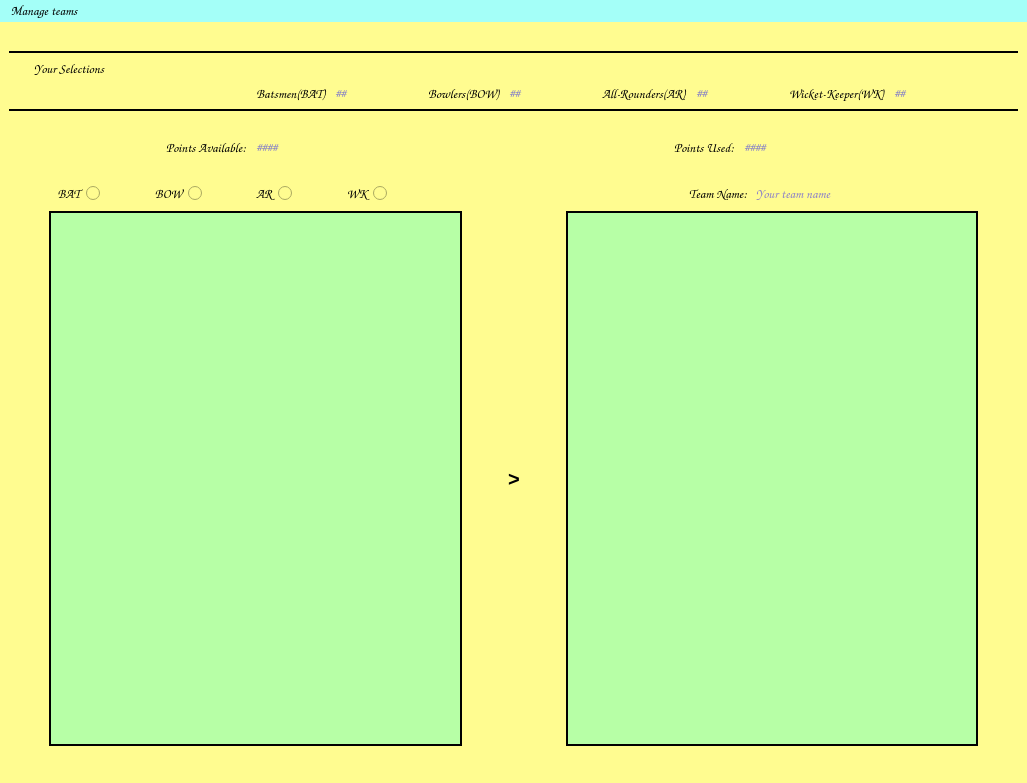
<?xml version="1.0" encoding="UTF-8"?>
<ui version="4.0">
 <class>Fantasy_Cricket</class>
 <widget class="QMainWindow" name="Fantasy_Cricket">
  <property name="geometry">
   <rect>
    <x>0</x>
    <y>0</y>
    <width>1027</width>
    <height>783</height>
   </rect>
  </property>
  <property name="font">
   <font>
    <family>Comic Sans MS</family>
    <pointsize>9</pointsize>
    <weight>75</weight>
    <bold>true</bold>
   </font>
  </property>
  <property name="windowTitle">
   <string>Fantasy Cricket</string>
  </property>
  <property name="styleSheet">
   <string notr="true">background-color: rgb(255, 252, 144);</string>
  </property>
  <widget class="QWidget" name="centralwidget">
   <layout class="QVBoxLayout" name="verticalLayout_2">
    <item>
     <spacer name="horizontalSpacer_4">
      <property name="orientation">
       <enum>Qt::Horizontal</enum>
      </property>
      <property name="sizeHint" stdset="0">
       <size>
        <width>40</width>
        <height>20</height>
       </size>
      </property>
     </spacer>
    </item>
    <item>
     <widget class="Line" name="line_2">
      <property name="frameShadow">
       <enum>QFrame::Plain</enum>
      </property>
      <property name="lineWidth">
       <number>2</number>
      </property>
      <property name="orientation">
       <enum>Qt::Horizontal</enum>
      </property>
     </widget>
    </item>
    <item>
     <widget class="QLabel" name="your_selections">
      <property name="font">
       <font>
        <family>Comic Sans MS</family>
        <pointsize>10</pointsize>
        <weight>50</weight>
        <bold>false</bold>
       </font>
      </property>
      <property name="text">
       <string>Your Selections</string>
      </property>
      <property name="indent">
       <number>25</number>
      </property>
     </widget>
    </item>
    <item>
     <layout class="QHBoxLayout" name="horizontalLayout" stretch="1,0,0,0,0,0,0,0,0,0,0,0,0,2,0,0">
      <property name="sizeConstraint">
       <enum>QLayout::SetMinAndMaxSize</enum>
      </property>
      <item>
       <spacer name="horizontalSpacer">
        <property name="orientation">
         <enum>Qt::Horizontal</enum>
        </property>
        <property name="sizeHint" stdset="0">
         <size>
          <width>40</width>
          <height>20</height>
         </size>
        </property>
       </spacer>
      </item>
      <item>
       <spacer name="horizontalSpacer_18">
        <property name="orientation">
         <enum>Qt::Horizontal</enum>
        </property>
        <property name="sizeHint" stdset="0">
         <size>
          <width>40</width>
          <height>20</height>
         </size>
        </property>
       </spacer>
      </item>
      <item>
       <spacer name="horizontalSpacer_8">
        <property name="orientation">
         <enum>Qt::Horizontal</enum>
        </property>
        <property name="sizeHint" stdset="0">
         <size>
          <width>40</width>
          <height>20</height>
         </size>
        </property>
       </spacer>
      </item>
      <item>
       <spacer name="horizontalSpacer_9">
        <property name="orientation">
         <enum>Qt::Horizontal</enum>
        </property>
        <property name="sizeHint" stdset="0">
         <size>
          <width>40</width>
          <height>20</height>
         </size>
        </property>
       </spacer>
      </item>
      <item>
       <spacer name="horizontalSpacer_16">
        <property name="orientation">
         <enum>Qt::Horizontal</enum>
        </property>
        <property name="sizeHint" stdset="0">
         <size>
          <width>40</width>
          <height>20</height>
         </size>
        </property>
       </spacer>
      </item>
      <item>
       <spacer name="horizontalSpacer_17">
        <property name="orientation">
         <enum>Qt::Horizontal</enum>
        </property>
        <property name="sizeHint" stdset="0">
         <size>
          <width>40</width>
          <height>20</height>
         </size>
        </property>
       </spacer>
      </item>
      <item>
       <widget class="QLabel" name="batlabel">
        <property name="font">
         <font>
          <family>Comic Sans MS</family>
          <pointsize>10</pointsize>
          <weight>75</weight>
          <bold>true</bold>
         </font>
        </property>
        <property name="text">
         <string>    Batsmen(BAT)</string>
        </property>
       </widget>
      </item>
      <item>
       <widget class="QLineEdit" name="batmain">
        <property name="font">
         <font>
          <family>Comic Sans MS</family>
          <pointsize>9</pointsize>
          <weight>75</weight>
          <bold>true</bold>
         </font>
        </property>
        <property name="styleSheet">
         <string notr="true">color: rgb(10, 2, 255);</string>
        </property>
        <property name="text">
         <string/>
        </property>
        <property name="frame">
         <bool>false</bool>
        </property>
        <property name="readOnly">
         <bool>true</bool>
        </property>
        <property name="placeholderText">
         <string>##</string>
        </property>
       </widget>
      </item>
      <item>
       <widget class="QLabel" name="bowlabel">
        <property name="font">
         <font>
          <family>Comic Sans MS</family>
          <pointsize>10</pointsize>
          <weight>75</weight>
          <bold>true</bold>
         </font>
        </property>
        <property name="text">
         <string>Bowlers(BOW)</string>
        </property>
       </widget>
      </item>
      <item>
       <widget class="QLineEdit" name="bowlmain">
        <property name="font">
         <font>
          <family>Comic Sans MS</family>
          <pointsize>9</pointsize>
          <weight>75</weight>
          <bold>true</bold>
         </font>
        </property>
        <property name="styleSheet">
         <string notr="true">color: rgb(10, 2, 255);</string>
        </property>
        <property name="text">
         <string/>
        </property>
        <property name="frame">
         <bool>false</bool>
        </property>
        <property name="readOnly">
         <bool>true</bool>
        </property>
        <property name="placeholderText">
         <string>##</string>
        </property>
       </widget>
      </item>
      <item>
       <widget class="QLabel" name="arlabel">
        <property name="font">
         <font>
          <family>Comic Sans MS</family>
          <pointsize>10</pointsize>
          <weight>75</weight>
          <bold>true</bold>
         </font>
        </property>
        <property name="text">
         <string>All-Rounders(AR)</string>
        </property>
        <property name="margin">
         <number>0</number>
        </property>
       </widget>
      </item>
      <item>
       <widget class="QLineEdit" name="armain">
        <property name="font">
         <font>
          <family>Comic Sans MS</family>
          <pointsize>9</pointsize>
          <weight>75</weight>
          <bold>true</bold>
         </font>
        </property>
        <property name="styleSheet">
         <string notr="true">color: rgb(10, 2, 255);</string>
        </property>
        <property name="text">
         <string/>
        </property>
        <property name="frame">
         <bool>false</bool>
        </property>
        <property name="readOnly">
         <bool>true</bool>
        </property>
        <property name="placeholderText">
         <string>##</string>
        </property>
       </widget>
      </item>
      <item>
       <widget class="QLabel" name="wklabel">
        <property name="font">
         <font>
          <family>Comic Sans MS</family>
          <pointsize>10</pointsize>
          <weight>75</weight>
          <bold>true</bold>
         </font>
        </property>
        <property name="text">
         <string>Wicket-Keeper(WK)</string>
        </property>
       </widget>
      </item>
      <item>
       <widget class="QLineEdit" name="wkmain">
        <property name="font">
         <font>
          <family>Comic Sans MS</family>
          <pointsize>9</pointsize>
          <weight>75</weight>
          <bold>true</bold>
         </font>
        </property>
        <property name="styleSheet">
         <string notr="true">color: rgb(10, 2, 255);</string>
        </property>
        <property name="text">
         <string/>
        </property>
        <property name="frame">
         <bool>false</bool>
        </property>
        <property name="readOnly">
         <bool>true</bool>
        </property>
        <property name="placeholderText">
         <string>##</string>
        </property>
       </widget>
      </item>
      <item>
       <widget class="QLabel" name="label_10">
        <property name="text">
         <string/>
        </property>
        <property name="margin">
         <number>28</number>
        </property>
       </widget>
      </item>
      <item>
       <spacer name="horizontalSpacer_2">
        <property name="orientation">
         <enum>Qt::Horizontal</enum>
        </property>
        <property name="sizeHint" stdset="0">
         <size>
          <width>40</width>
          <height>20</height>
         </size>
        </property>
       </spacer>
      </item>
     </layout>
    </item>
    <item>
     <widget class="Line" name="line">
      <property name="frameShadow">
       <enum>QFrame::Plain</enum>
      </property>
      <property name="lineWidth">
       <number>2</number>
      </property>
      <property name="orientation">
       <enum>Qt::Horizontal</enum>
      </property>
     </widget>
    </item>
    <item>
     <spacer name="horizontalSpacer_3">
      <property name="orientation">
       <enum>Qt::Horizontal</enum>
      </property>
      <property name="sizeHint" stdset="0">
       <size>
        <width>40</width>
        <height>20</height>
       </size>
      </property>
     </spacer>
    </item>
    <item>
     <layout class="QHBoxLayout" name="horizontalLayout_2" stretch="0,0,0,0">
      <property name="spacing">
       <number>7</number>
      </property>
      <property name="leftMargin">
       <number>0</number>
      </property>
      <item>
       <widget class="QLabel" name="pointsAvailable">
        <property name="font">
         <font>
          <family>Comic Sans MS</family>
          <pointsize>10</pointsize>
          <weight>75</weight>
          <bold>true</bold>
         </font>
        </property>
        <property name="text">
         <string>Points Available:</string>
        </property>
        <property name="indent">
         <number>157</number>
        </property>
       </widget>
      </item>
      <item>
       <widget class="QLineEdit" name="pointsAvlinp">
        <property name="font">
         <font>
          <family>Comic Sans MS</family>
          <pointsize>9</pointsize>
          <weight>75</weight>
          <bold>true</bold>
         </font>
        </property>
        <property name="styleSheet">
         <string notr="true">color: rgb(10, 2, 255);</string>
        </property>
        <property name="text">
         <string/>
        </property>
        <property name="frame">
         <bool>false</bool>
        </property>
        <property name="readOnly">
         <bool>true</bool>
        </property>
        <property name="placeholderText">
         <string>####</string>
        </property>
       </widget>
      </item>
      <item>
       <widget class="QLabel" name="pointsUsed">
        <property name="font">
         <font>
          <family>Comic Sans MS</family>
          <pointsize>10</pointsize>
          <weight>75</weight>
          <bold>true</bold>
         </font>
        </property>
        <property name="text">
         <string>Points Used:</string>
        </property>
        <property name="margin">
         <number>-1</number>
        </property>
        <property name="indent">
         <number>136</number>
        </property>
       </widget>
      </item>
      <item>
       <widget class="QLineEdit" name="pointsUsedinp">
        <property name="font">
         <font>
          <family>Comic Sans MS</family>
          <pointsize>9</pointsize>
          <weight>75</weight>
          <bold>true</bold>
         </font>
        </property>
        <property name="styleSheet">
         <string notr="true">color: rgb(10, 2, 255);</string>
        </property>
        <property name="text">
         <string/>
        </property>
        <property name="frame">
         <bool>false</bool>
        </property>
        <property name="readOnly">
         <bool>true</bool>
        </property>
        <property name="placeholderText">
         <string>####</string>
        </property>
       </widget>
      </item>
     </layout>
    </item>
    <item>
     <spacer name="horizontalSpacer_21">
      <property name="orientation">
       <enum>Qt::Horizontal</enum>
      </property>
      <property name="sizeHint" stdset="0">
       <size>
        <width>40</width>
        <height>20</height>
       </size>
      </property>
     </spacer>
    </item>
    <item>
     <layout class="QVBoxLayout" name="verticalLayout">
      <item>
       <layout class="QHBoxLayout" name="horizontalLayout_4">
        <item>
         <spacer name="horizontalSpacer_12">
          <property name="orientation">
           <enum>Qt::Horizontal</enum>
          </property>
          <property name="sizeType">
           <enum>QSizePolicy::Fixed</enum>
          </property>
          <property name="sizeHint" stdset="0">
           <size>
            <width>40</width>
            <height>20</height>
           </size>
          </property>
         </spacer>
        </item>
        <item>
         <widget class="QRadioButton" name="batradio">
          <property name="font">
           <font>
            <family>Comic Sans MS</family>
            <pointsize>10</pointsize>
            <weight>75</weight>
            <bold>true</bold>
           </font>
          </property>
          <property name="layoutDirection">
           <enum>Qt::RightToLeft</enum>
          </property>
          <property name="text">
           <string>BAT</string>
          </property>
         </widget>
        </item>
        <item>
         <spacer name="horizontalSpacer_13">
          <property name="orientation">
           <enum>Qt::Horizontal</enum>
          </property>
          <property name="sizeType">
           <enum>QSizePolicy::Minimum</enum>
          </property>
          <property name="sizeHint" stdset="0">
           <size>
            <width>40</width>
            <height>20</height>
           </size>
          </property>
         </spacer>
        </item>
        <item>
         <widget class="QRadioButton" name="bowradio">
          <property name="font">
           <font>
            <family>Comic Sans MS</family>
            <pointsize>10</pointsize>
            <weight>75</weight>
            <bold>true</bold>
           </font>
          </property>
          <property name="layoutDirection">
           <enum>Qt::RightToLeft</enum>
          </property>
          <property name="text">
           <string>BOW</string>
          </property>
         </widget>
        </item>
        <item>
         <spacer name="horizontalSpacer_14">
          <property name="orientation">
           <enum>Qt::Horizontal</enum>
          </property>
          <property name="sizeType">
           <enum>QSizePolicy::Minimum</enum>
          </property>
          <property name="sizeHint" stdset="0">
           <size>
            <width>40</width>
            <height>20</height>
           </size>
          </property>
         </spacer>
        </item>
        <item>
         <widget class="QRadioButton" name="ar_radio">
          <property name="font">
           <font>
            <family>Comic Sans MS</family>
            <pointsize>10</pointsize>
            <weight>75</weight>
            <bold>true</bold>
           </font>
          </property>
          <property name="layoutDirection">
           <enum>Qt::RightToLeft</enum>
          </property>
          <property name="text">
           <string>AR</string>
          </property>
         </widget>
        </item>
        <item>
         <spacer name="horizontalSpacer_15">
          <property name="orientation">
           <enum>Qt::Horizontal</enum>
          </property>
          <property name="sizeType">
           <enum>QSizePolicy::Minimum</enum>
          </property>
          <property name="sizeHint" stdset="0">
           <size>
            <width>40</width>
            <height>20</height>
           </size>
          </property>
         </spacer>
        </item>
        <item>
         <widget class="QRadioButton" name="wkradio">
          <property name="font">
           <font>
            <family>Comic Sans MS</family>
            <pointsize>10</pointsize>
            <weight>75</weight>
            <bold>true</bold>
           </font>
          </property>
          <property name="focusPolicy">
           <enum>Qt::StrongFocus</enum>
          </property>
          <property name="layoutDirection">
           <enum>Qt::RightToLeft</enum>
          </property>
          <property name="text">
           <string>WK</string>
          </property>
         </widget>
        </item>
        <item>
         <spacer name="horizontalSpacer_20">
          <property name="orientation">
           <enum>Qt::Horizontal</enum>
          </property>
          <property name="sizeHint" stdset="0">
           <size>
            <width>40</width>
            <height>20</height>
           </size>
          </property>
         </spacer>
        </item>
        <item>
         <widget class="QLabel" name="label_12">
          <property name="text">
           <string/>
          </property>
         </widget>
        </item>
        <item>
         <spacer name="horizontalSpacer_10">
          <property name="orientation">
           <enum>Qt::Horizontal</enum>
          </property>
          <property name="sizeType">
           <enum>QSizePolicy::MinimumExpanding</enum>
          </property>
          <property name="sizeHint" stdset="0">
           <size>
            <width>0</width>
            <height>0</height>
           </size>
          </property>
         </spacer>
        </item>
        <item>
         <widget class="QLabel" name="TeamNamelabel">
          <property name="font">
           <font>
            <family>Comic Sans MS</family>
            <pointsize>10</pointsize>
            <weight>75</weight>
            <bold>true</bold>
           </font>
          </property>
          <property name="text">
           <string>Team Name:</string>
          </property>
          <property name="indent">
           <number>31</number>
          </property>
         </widget>
        </item>
        <item>
         <widget class="QLineEdit" name="teamNameInput">
          <property name="font">
           <font>
            <family>Comic Sans MS</family>
            <pointsize>10</pointsize>
            <weight>75</weight>
            <bold>true</bold>
           </font>
          </property>
          <property name="styleSheet">
           <string notr="true">color: rgb(26, 6, 255);</string>
          </property>
          <property name="frame">
           <bool>false</bool>
          </property>
          <property name="readOnly">
           <bool>true</bool>
          </property>
          <property name="placeholderText">
           <string>Your team name</string>
          </property>
         </widget>
        </item>
        <item>
         <widget class="QLabel" name="label_8">
          <property name="text">
           <string/>
          </property>
         </widget>
        </item>
        <item>
         <spacer name="horizontalSpacer_11">
          <property name="orientation">
           <enum>Qt::Horizontal</enum>
          </property>
          <property name="sizeHint" stdset="0">
           <size>
            <width>40</width>
            <height>20</height>
           </size>
          </property>
         </spacer>
        </item>
       </layout>
      </item>
      <item>
       <layout class="QHBoxLayout" name="horizontalLayout_3">
        <item>
         <spacer name="horizontalSpacer_5">
          <property name="orientation">
           <enum>Qt::Horizontal</enum>
          </property>
          <property name="sizeType">
           <enum>QSizePolicy::Minimum</enum>
          </property>
          <property name="sizeHint" stdset="0">
           <size>
            <width>40</width>
            <height>20</height>
           </size>
          </property>
         </spacer>
        </item>
        <item>
         <widget class="QListWidget" name="radList">
          <property name="styleSheet">
           <string notr="true">background-color: rgb(183, 255, 166);</string>
          </property>
          <property name="frameShape">
           <enum>QFrame::WinPanel</enum>
          </property>
          <property name="frameShadow">
           <enum>QFrame::Plain</enum>
          </property>
         </widget>
        </item>
        <item>
         <spacer name="horizontalSpacer_19">
          <property name="orientation">
           <enum>Qt::Horizontal</enum>
          </property>
          <property name="sizeType">
           <enum>QSizePolicy::Minimum</enum>
          </property>
          <property name="sizeHint" stdset="0">
           <size>
            <width>40</width>
            <height>20</height>
           </size>
          </property>
         </spacer>
        </item>
        <item>
         <widget class="QLabel" name="label_11">
          <property name="font">
           <font>
            <pointsize>15</pointsize>
            <weight>75</weight>
            <bold>true</bold>
           </font>
          </property>
          <property name="text">
           <string>&gt;</string>
          </property>
          <property name="indent">
           <number>0</number>
          </property>
         </widget>
        </item>
        <item>
         <spacer name="horizontalSpacer_7">
          <property name="orientation">
           <enum>Qt::Horizontal</enum>
          </property>
          <property name="sizeType">
           <enum>QSizePolicy::Minimum</enum>
          </property>
          <property name="sizeHint" stdset="0">
           <size>
            <width>40</width>
            <height>20</height>
           </size>
          </property>
         </spacer>
        </item>
        <item>
         <widget class="QListWidget" name="teamList">
          <property name="styleSheet">
           <string notr="true">background-color: rgb(183, 255, 166);</string>
          </property>
          <property name="frameShape">
           <enum>QFrame::WinPanel</enum>
          </property>
          <property name="frameShadow">
           <enum>QFrame::Plain</enum>
          </property>
         </widget>
        </item>
        <item>
         <spacer name="horizontalSpacer_6">
          <property name="orientation">
           <enum>Qt::Horizontal</enum>
          </property>
          <property name="sizeType">
           <enum>QSizePolicy::Minimum</enum>
          </property>
          <property name="sizeHint" stdset="0">
           <size>
            <width>40</width>
            <height>20</height>
           </size>
          </property>
         </spacer>
        </item>
       </layout>
      </item>
     </layout>
    </item>
    <item>
     <widget class="QFrame" name="frame">
      <property name="frameShape">
       <enum>QFrame::StyledPanel</enum>
      </property>
      <property name="frameShadow">
       <enum>QFrame::Raised</enum>
      </property>
     </widget>
    </item>
   </layout>
  </widget>
  <widget class="QMenuBar" name="manageTeams">
   <property name="geometry">
    <rect>
     <x>0</x>
     <y>0</y>
     <width>1027</width>
     <height>30</height>
    </rect>
   </property>
   <property name="font">
    <font>
     <family>Comic Sans MS</family>
     <pointsize>10</pointsize>
     <weight>50</weight>
     <bold>false</bold>
    </font>
   </property>
   <property name="styleSheet">
    <string notr="true">background-color: rgb(164, 255, 248);
</string>
   </property>
   <widget class="QMenu" name="menuManage_teams">
    <property name="styleSheet">
     <string notr="true">background-color: rgb(255, 135, 135);</string>
    </property>
    <property name="title">
     <string>Manage teams</string>
    </property>
    <addaction name="New_Team"/>
    <addaction name="separator"/>
    <addaction name="Open_Team"/>
    <addaction name="separator"/>
    <addaction name="Save_team"/>
    <addaction name="separator"/>
    <addaction name="Evaluate_Team"/>
    <addaction name="separator"/>
    <addaction name="actionQuit"/>
   </widget>
   <addaction name="menuManage_teams"/>
  </widget>
  <widget class="QStatusBar" name="statusbar"/>
  <action name="New_Team">
   <property name="text">
    <string>New Team</string>
   </property>
   <property name="font">
    <font>
     <family>Comic Sans MS</family>
     <pointsize>9</pointsize>
    </font>
   </property>
   <property name="shortcut">
    <string>Ctrl+N</string>
   </property>
  </action>
  <action name="Open_Team">
   <property name="text">
    <string>Open Team</string>
   </property>
   <property name="font">
    <font>
     <family>Comic Sans MS</family>
     <pointsize>9</pointsize>
    </font>
   </property>
   <property name="shortcut">
    <string>Ctrl+O</string>
   </property>
  </action>
  <action name="Save_team">
   <property name="text">
    <string>Save team</string>
   </property>
   <property name="font">
    <font>
     <family>Comic Sans MS</family>
     <pointsize>9</pointsize>
    </font>
   </property>
   <property name="shortcut">
    <string>Ctrl+S</string>
   </property>
  </action>
  <action name="Evaluate_Team">
   <property name="text">
    <string>Evaluate Team</string>
   </property>
   <property name="font">
    <font>
     <family>Comic Sans MS</family>
     <pointsize>9</pointsize>
    </font>
   </property>
   <property name="shortcut">
    <string>Ctrl+E</string>
   </property>
  </action>
  <action name="actionQuit">
   <property name="text">
    <string>Quit</string>
   </property>
   <property name="font">
    <font>
     <family>Comic Sans MS</family>
     <pointsize>9</pointsize>
    </font>
   </property>
   <property name="shortcut">
    <string>Ctrl+X</string>
   </property>
  </action>
 </widget>
 <resources/>
 <connections/>
</ui>
